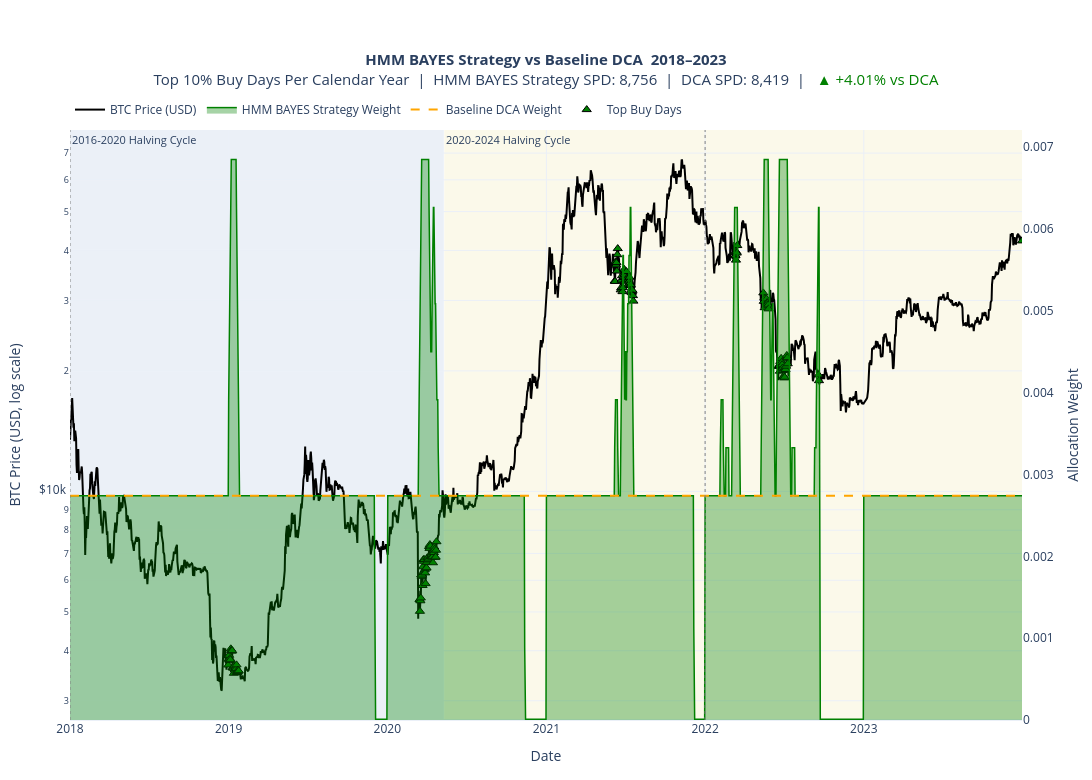

The notebook cell this image was saved under:
### Code cell
combined_plot_df = pd.concat(
    [
        plot_df, 
        # test_plot_df
    ]).sort_values("date").reset_index(drop=True)

cols = plots.StrategyColumns(
    weight="hmm_weight",
    spd="sats_per_dollar_hmm",
    sats_accum="sats_accum_hmm",
)

# Full period
full_plot = plots.plot_strategy_full_period(
    combined_plot_df, 
    cols, 
    "HMM BAYES Strategy", 
    date_range=("2018-01-01", str(combined_plot_df["date"].max().date())),
    # test_start_date="2024-01-01"
)
plt.show()

### Figure 1 — Plotly figure (JSON) as saved in the notebook; plotly's stock layout.template omitted (floating-point values rounded to 4 significant figures; data arrays with more than 128 entries replaced by an {"elided": "..."} marker saying what was removed)
{"data": [{"customdata": {"elided": "2190x8 mixed values"}, "hovertemplate": "<b>Date</b>: %{x|%Y-%m-%d}<br><b>Year</b>: %{customdata[0]}<br><b>Cycle</b>: %{customdata[1]}<br><b>BTC Price</b>: $%{y:,.2f}<br><b>HMM BAYES Strategy Weight</b>: %{customdata[2]:.8f}<br><b>DCA Weight</b>: %{customdata[3]:.8f}<br><b>HMM BAYES Strategy sats/$</b>: %{customdata[4]:,.2f}<br><b>DCA sats/$</b>: %{customdata[5]:,.2f}<br><b>HMM BAYES Strategy sats accum.</b>: %{customdata[6]:,.2f}<br><b>DCA sats accum.</b>: %{customdata[7]:,.2f}<extra></extra>", "line": {"color": "black", "width": 2}, "mode": "lines", "name": "BTC Price (USD)", "type": "scatter", "x": {"elided": "2190 str values"}, "y": {"elided": "2190 float values"}, "yaxis": "y"}, {"customdata": {"elided": "2190x5 mixed values"}, "fill": "tozeroy", "fillcolor": "rgba(0, 128, 0, 0.35)", "hovertemplate": "<b>Date</b>: %{x|%Y-%m-%d}<br><b>Year</b>: %{customdata[0]}<br><b>Cycle</b>: %{customdata[1]}<br><b>HMM BAYES Strategy Weight</b>: %{y:.8f}<br><b>BTC Price</b>: $%{customdata[2]:,.2f}<br><b>HMM BAYES Strategy sats/$</b>: %{customdata[3]:,.2f}<br><b>HMM BAYES Strategy sats accum.</b>: %{customdata[4]:,.2f}<extra></extra>", "line": {"color": "green", "width": 1.5}, "mode": "lines", "name": "HMM BAYES Strategy Weight", "type": "scatter", "x": {"elided": "2190 str values"}, "y": {"elided": "2190 float values"}, "yaxis": "y2"}, {"customdata": {"elided": "2190x5 mixed values"}, "hovertemplate": "<b>Date</b>: %{x|%Y-%m-%d}<br><b>Year</b>: %{customdata[0]}<br><b>Cycle</b>: %{customdata[1]}<br><b>DCA Weight</b>: %{y:.8f}<br><b>BTC Price</b>: $%{customdata[2]:,.2f}<br><b>DCA sats/$</b>: %{customdata[3]:,.2f}<br><b>DCA sats accum.</b>: %{customdata[4]:,.2f}<extra></extra>", "line": {"color": "orange", "dash": "dash", "width": 2}, "mode": "lines", "name": "Baseline DCA Weight", "type": "scatter", "x": {"elided": "2190 str values"}, "y": {"elided": "2190 float values"}, "yaxis": "y2"}, {"customdata": {"elided": "148x3 float values"}, "hovertemplate": "<b>Top Buy Date</b>: %{x|%Y-%m-%d}<br><b>Year</b>: %{customdata[0]}<br><b>BTC Price</b>: $%{y:,.2f}<br><b>HMM BAYES Strategy Weight</b>: %{customdata[1]:.8f}<br><b>Year Threshold</b>: %{customdata[2]:.8f}<extra></extra>", "marker": {"color": "green", "line": {"color": "black", "width": 1}, "size": 8, "symbol": "triangle-up"}, "mode": "markers", "name": "Top Buy Days", "type": "scatter", "x": {"elided": "148 str values"}, "y": {"elided": "148 float values"}, "yaxis": "y"}], "layout": {"annotations": [{"font": {"size": 11}, "showarrow": false, "text": "2016-2020 Halving Cycle", "x": "2018-01-01T00:00:00", "xanchor": "left", "xref": "x", "y": 1, "yanchor": "top", "yref": "y domain"}, {"font": {"size": 11}, "showarrow": false, "text": "2020-2024 Halving Cycle", "x": "2020-05-11T00:00:00", "xanchor": "left", "xref": "x", "y": 1, "yanchor": "top", "yref": "y domain"}], "height": 780, "hovermode": "x unified", "legend": {"orientation": "h", "x": 0, "xanchor": "left", "y": 1.01, "yanchor": "bottom"}, "margin": {"b": 60, "l": 70, "r": 70, "t": 130}, "shapes": [{"fillcolor": "rgba(176, 196, 222, 0.25)", "layer": "below", "line": {"width": 0}, "opacity": 1, "type": "rect", "x0": "2018-01-01T00:00:00", "x1": "2020-05-10T00:00:00", "xref": "x", "y0": 0, "y1": 1, "yref": "y domain"}, {"fillcolor": "rgba(238, 232, 170, 0.25)", "layer": "below", "line": {"width": 0}, "opacity": 1, "type": "rect", "x0": "2020-05-11T00:00:00", "x1": "2023-12-31T00:00:00", "xref": "x", "y0": 0, "y1": 1, "yref": "y domain"}, {"line": {"color": "gray", "dash": "dot", "width": 1}, "type": "line", "x0": "2010-08-16T00:00:00", "x1": "2010-08-16T00:00:00", "xref": "x", "y0": 0, "y1": 1, "yref": "y domain"}, {"line": {"color": "gray", "dash": "dot", "width": 1}, "type": "line", "x0": "2014-01-01T00:00:00", "x1": "2014-01-01T00:00:00", "xref": "x", "y0": 0, "y1": 1, "yref": "y domain"}, {"line": {"color": "gray", "dash": "dot", "width": 1}, "type": "line", "x0": "2018-01-01T00:00:00", "x1": "2018-01-01T00:00:00", "xref": "x", "y0": 0, "y1": 1, "yref": "y domain"}, {"line": {"color": "gray", "dash": "dot", "width": 1}, "type": "line", "x0": "2022-01-01T00:00:00", "x1": "2022-01-01T00:00:00", "xref": "x", "y0": 0, "y1": 1, "yref": "y domain"}], "title": {"font": {"size": 15}, "text": "<b>HMM BAYES Strategy vs Baseline DCA  2018–2023</b><br>Top 10% Buy Days Per Calendar Year  |  HMM BAYES Strategy SPD: 8,756  |  DCA SPD: 8,419  |  <span style='color:green;'> <span style='color:green;'>▲ +4.01% vs DCA</span></span>", "x": 0.5}, "width": 1450, "xaxis": {"range": ["2018-01-01T00:00:00", "2023-12-31T00:00:00"], "showgrid": true, "title": {"text": "Date"}}, "yaxis": {"showgrid": true, "side": "left", "tickprefix": "$", "title": {"text": "BTC Price (USD, log scale)"}, "type": "log"}, "yaxis2": {"overlaying": "y", "showgrid": false, "side": "right", "title": {"text": "Allocation Weight"}}}}
